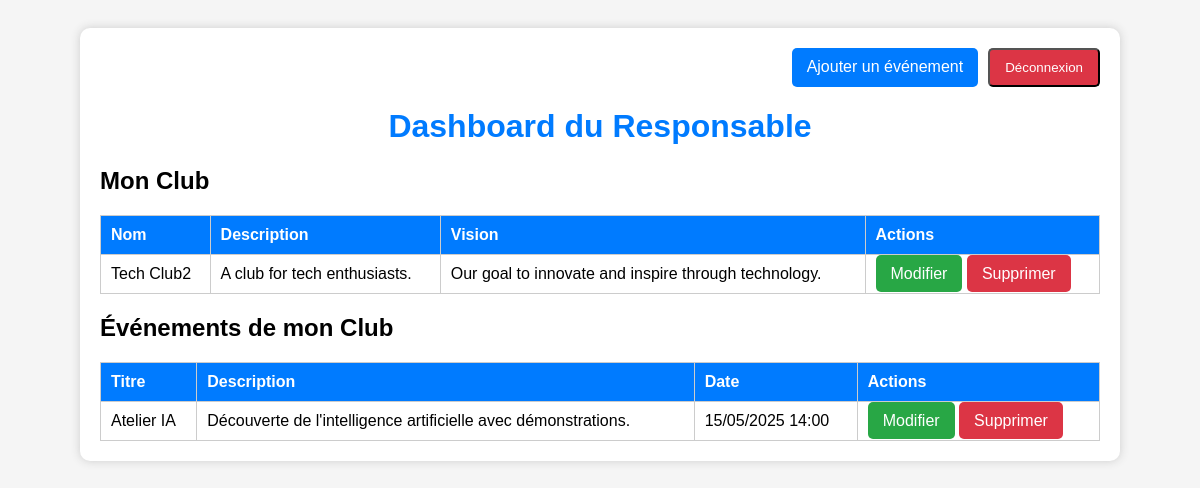
Screenshot of /dashboaredrespo.php?idclub=1 (signed in) with the database file from the repository.
### tables this page shows
CREATE TABLE `info_clubs` (
  `idclub` int(11) NOT NULL,
  `nomclub` varchar(255) NOT NULL,
  `description` text DEFAULT NULL,
  `vision` text DEFAULT NULL,
  `logo_url` varchar(500) DEFAULT NULL,
  `objectif` text DEFAULT NULL,
  `website` varchar(255) DEFAULT NULL,
  `activites` text DEFAULT NULL,
  `facebook` varchar(255) DEFAULT NULL,
  `instagram` varchar(255) DEFAULT NULL,
  `linkedin` varchar(255) DEFAULT NULL,
  `x_url` varchar(255) DEFAULT NULL,
  `topics` varchar(255) DEFAULT 'Innovation et technologie',
  `responsable_id` varchar(255) DEFAULT NULL
);

CREATE TABLE `evenement` (
  `id_evenement` int(11) NOT NULL,
  `titre` varchar(255) NOT NULL,
  `description` text NOT NULL,
  `date_evenement` datetime NOT NULL,
  `idclub` int(11) NOT NULL,
  `photo` varchar(255) NOT NULL
);

### dashboaredrespo.php (the view, shortened to what this page needs)
<?php
include 'db_connect.php';
$responsable_email = $_SESSION['email'];
$stmt = $conn->prepare("SELECT idclub FROM responsable WHERE email = ? LIMIT 1");
$stmt->bind_param("s", $responsable_email);
$stmt->execute();
$result = $stmt->get_result();
$respo_data = $result->fetch_assoc();
$idclub = $respo_data['idclub'];
$club_stmt = $conn->prepare("SELECT * FROM info_clubs WHERE idclub = ?");
$club_stmt->bind_param("i", $idclub);
$club_stmt->execute();
$club_result = $club_stmt->get_result();
$club = $club_result->fetch_assoc();
?>
<!DOCTYPE html>
<html lang="fr">
<head>
</head>
<body>
<div class="container">
    <div class="top-nav">
        <a href="ajouterevenement.php?idclub=<?= $idclub ?>" class="btn btn-blue">Ajouter un événement</a>
        <form method="POST" action="dashboaredrespo.php">
            <button type="submit" name="logout" class="btn btn-danger">Déconnexion</button>
        </form>
    </div>
    <h1>Dashboard du Responsable</h1>
    <h2>Mon Club</h2>
    <table>
        <tr><th>Nom</th><th>Description</th><th>Vision</th><th>Actions</th></tr>
        <tr>
            <td><?= htmlspecialchars($club['nomclub']) ?></td>
            <td><?= htmlspecialchars($club['description']) ?></td>
            <td><?= htmlspecialchars($club['vision']) ?></td>
            <td>
                <a href="modifierclub.php?idclub=<?= $idclub ?>" class="btn">Modifier</a>
                <a href="supprimerclub.php?idclub=<?= $idclub ?>" class="btn btn-danger" onclick="return confirm('Supprimer ce club ?');">Supprimer</a>
            </td>
        </tr>
    </table>
    <h2>Événements de mon Club</h2>
    <?php
    $event_stmt = $conn->prepare("SELECT * FROM evenement WHERE idclub = ? ORDER BY date_evenement DESC");
    $event_stmt->bind_param("i", $idclub);
    $event_stmt->execute();
    $event_result = $event_stmt->get_result();
    if ($event_result->num_rows > 0): ?>
        <table>
            <tr><th>Titre</th><th>Description</th><th>Date</th><th>Actions</th></tr>
            <?php while ($event = $event_result->fetch_assoc()): ?>
                <tr>
                    <td><?= htmlspecialchars($event['titre']) ?></td>
                    <td><?= htmlspecialchars($event['description']) ?></td>
                    <td><?= date('d/m/Y H:i', strtotime($event['date_evenement'])) ?></td>
                    <td>
                        <a href="modifierevenement.php?id_evenement=<?= $event['id_evenement'] ?>" class="btn">Modifier</a>
                        <a href="supprimerevenement.php?id_evenement=<?= $event['id_evenement'] ?>" class="btn btn-danger" onclick="return confirm('Supprimer cet événement ?');">Supprimer</a>
                    </td>
                </tr>
            <?php endwhile; ?>
        </table>
    <?php else: ?>
        <p style="text-align:center;">Aucun événement trouvé pour ce club.</p>
    <?php endif; ?>
</div>
</body>
</html>

### dashboaredrespo.php (style rules this page uses)
body { font-family: Arial, sans-serif; padding: 20px; background: #f5f5f5; }
.container { max-width: 1000px; margin: auto; background: white; padding: 20px; border-radius: 10px; box-shadow: 0 0 10px #ccc; }
h1 { text-align: center; color: #007BFF; }
.top-nav { display: flex; justify-content: flex-end; margin-bottom: 20px; gap: 10px; }
.btn { padding: 10px 15px; text-decoration: none; border-radius: 5px; color: white; background: #28a745; }
.btn-danger { background: #dc3545; }
.btn-blue { background: #007BFF; }
table { width: 100%; border-collapse: collapse; margin-top: 20px; }
th, td { border: 1px solid #ccc; padding: 10px; text-align: left; }
th { background: #007BFF; color: white; }

### rows the page displays
info_clubs: nomclub "Tech Club2", description "A club for tech enthusiasts.", vision "Our goal to innovate and inspire through technology."
evenement: titre "Atelier IA", description "Découverte de l'intelligence artificielle avec démonstrations.", date_evenement "15/05/2025 14:00"
